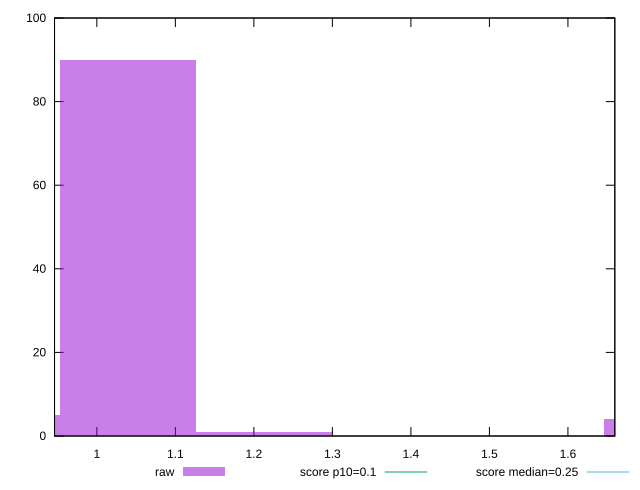

Generate this figure with gnuplot:
reset

$raw <<EOF
1.039617253762087 90
0.8663477114684058 5
1.7326954229368117 4
1.212886796055768 1
EOF

set key outside below
set boxwidth 0.17326954229368116
set xrange [0.9461108737521701:1.6597258911132815]
set yrange [0:100]
set trange [0:100]
set style fill transparent solid 0.5 noborder

set parametric
set terminal svg size 640, 490 enhanced background rgb 'white'
set output "report_00014_2021-02-09T15:56:05.503Z/cumulative-layout-shift/samples/pages+cached+noadtech+nomedia/raw/histogram.svg"

plot $raw title "raw" with boxes, \
     0.1,t title "score p10=0.1", \
     0.25,t title "score median=0.25"

reset
